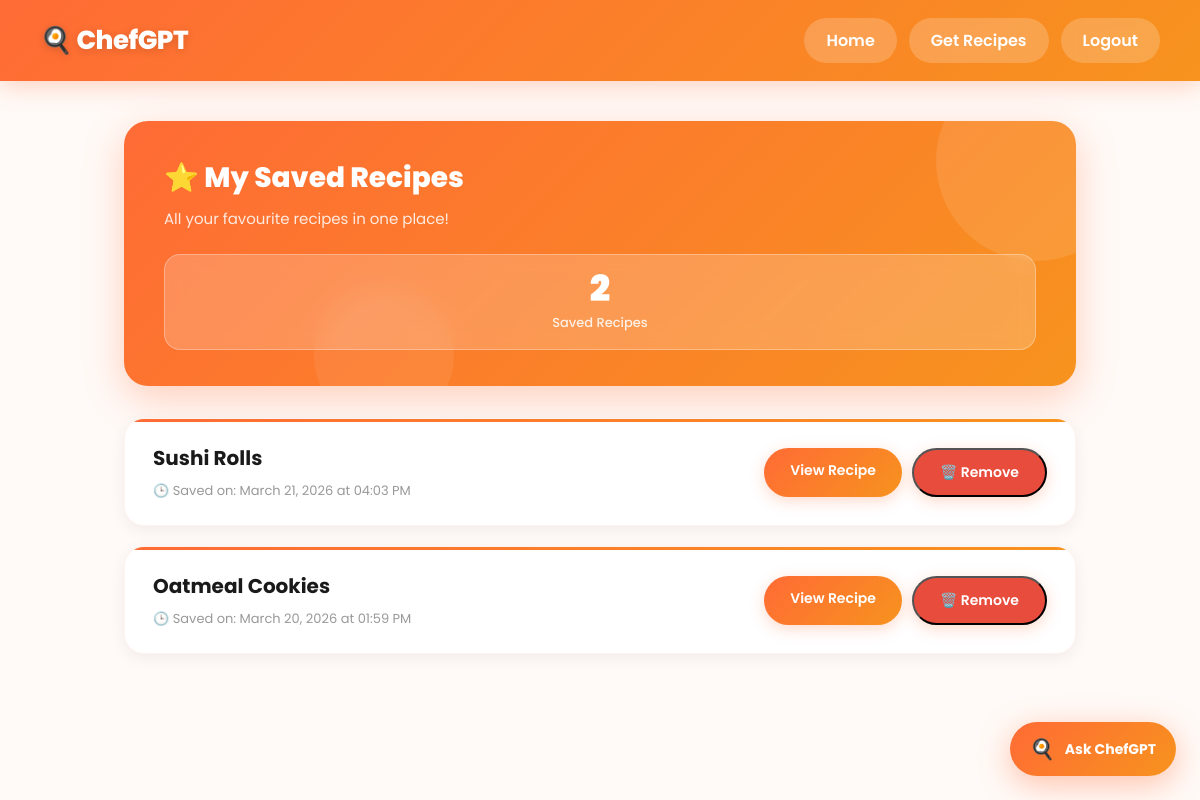
The app's page /saved-recipes (signed in), older data.
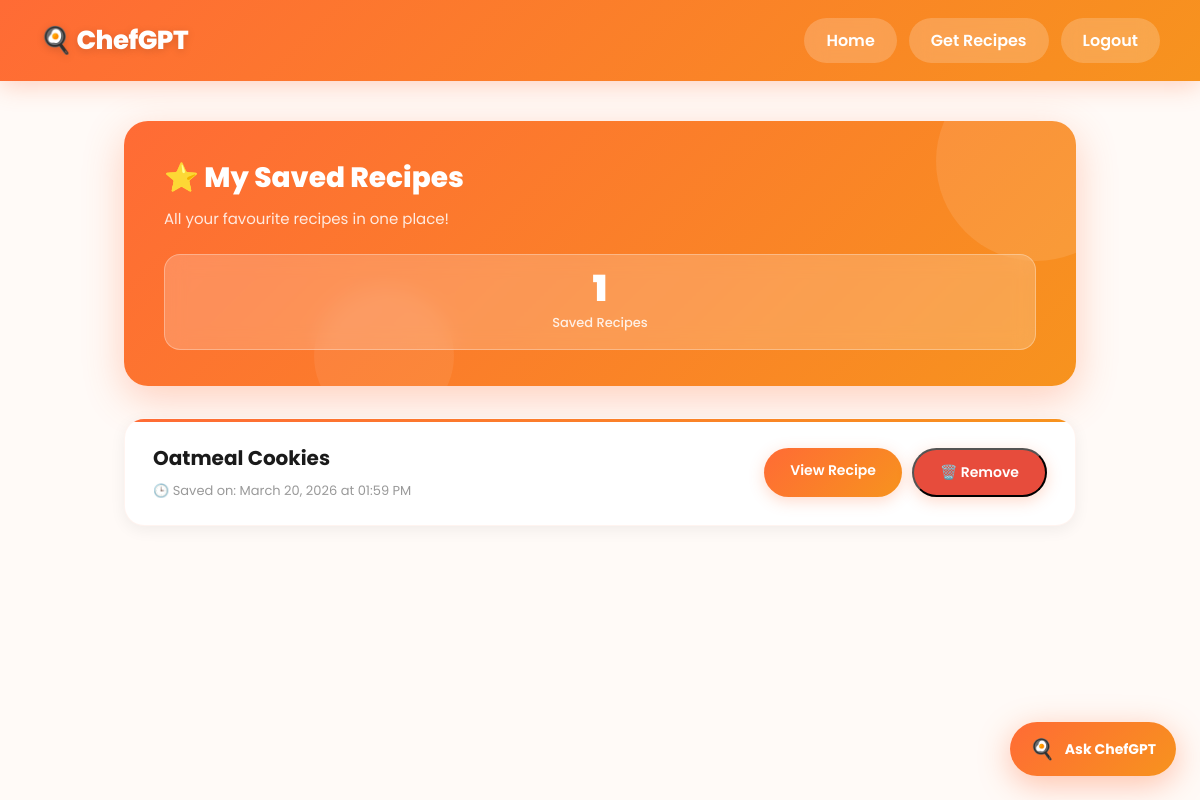
The same page, newer data.
### app.py (models this page shows)
class SavedRecipe(db.Model):
    __tablename__ = 'saved_recipes'
    id = db.Column(db.Integer, primary_key=True)
    user_id = db.Column(db.Integer, db.ForeignKey('user.id'), nullable=False)
    recipe_id = db.Column(db.Integer, nullable=False)
    recipe_name = db.Column(db.String(200), nullable=False)
    saved_at = db.Column(db.DateTime, default=datetime.utcnow)
    user = db.relationship('User', backref='saved_recipes')

### app.py (the view)
@app.route("/saved-recipes")
@login_required
def saved_recipes():
    saved = SavedRecipe.query.filter_by(user_id=current_user.id)\
        .order_by(SavedRecipe.saved_at.desc()).all()
    return render_template("saved_recipes.html", recipes=saved)

### app.py (called while the page is built)
@login_manager.user_loader
def load_user(user_id):
    return User.query.get(int(user_id))

### templates/saved_recipes.html (shortened to what this page needs)
<!DOCTYPE html>
<html lang="en">
<head>
    <link rel="stylesheet" href="{{ url_for('static', filename='css/history.css') }}">
</head>
<body>
    <div class="navbar">
        <h1>🍳 ChefGPT</h1>
        <div class="nav-links">
            <a href="{{ url_for('dashboard') }}">Home</a>
            <a href="{{ url_for('recommend_page') }}">Get Recipes</a>
            <a href="{{ url_for('logout') }}">Logout</a>
        </div>
    </div>
    <div class="container">
        <div class="page-header">
            <h2>⭐ My Saved Recipes</h2>
            <p>All your favourite recipes in one place!</p>
            <div class="stats">
                <div class="stat-card">
                    <div class="stat-number">{{ recipes|length }}</div>
                    <div class="stat-label">Saved Recipes</div>
                </div>
            </div>
        </div>
        {% if recipes|length == 0 %}
            <div class="empty-state">
                <h3>💾 No Saved Recipes Yet</h3>
                <p>Browse recipes and hit Save to bookmark your favourites!</p>
                <a href="{{ url_for('dashboard') }}">Browse Recipes</a>
            </div>
        {% else %}
            {% for saved in recipes %}
                 <div class="recipe-card">
        <div class="recipe-info">
            <h3>{{ saved.recipe_name }}</h3>
            <div class="cooked-date">
                🕒 Saved on: {{ saved.saved_at.strftime('%B %d, %Y at %I:%M %p') }}
            </div>
        </div>
        <div style="display:flex; gap:10px;">
            <a href="{{ url_for('recipe_detail', recipe_id=saved.recipe_id) }}" class="view-btn">
                View Recipe
            </a>
            <button class="view-btn" style="background:#e74c3c;" onclick="unsave({{ saved.recipe_id }}, this)">
                🗑️ Remove
            </button>
        </div>
    </div>
            {% endfor %}
        {% endif %}
    </div>
{% include 'partials/floating_chat.html' %}
</body>
</html>

### templates/partials/floating_chat.html (shortened to what this page needs)
<div id="chat-bubble" onclick="openChat()"
  style="position:fixed; bottom:24px; right:24px; z-index:9998;
         display:flex; align-items:center; gap:10px;
         background:linear-gradient(135deg, #ff6b35, #f7931e);
         padding:12px 20px; border-radius:999px;
         box-shadow:0 8px 32px rgba(255,107,53,0.4);
         cursor:pointer; transition:all 0.3s;">
  <span style="font-size:20px;">🍳</span>
  <span style="color:white; font-weight:700; font-size:14px;">Ask ChefGPT</span>
</div>

### static/css/history.css (style rules this page uses)
*, *::before, *::after { margin: 0; padding: 0; box-sizing: border-box; font-family: 'Poppins', sans-serif; }
body { background: #FFFAF7; min-height: 100vh; color: #1A1A1A; }
.navbar { background: linear-gradient(135deg, #FF6B35 0%, #F7931E 100%); padding: 18px 40px; color: white; display: flex; justify-content: space-between; align-items: center; box-shadow: 0 4px 24px rgba(255, 107, 53, 0.3); position: sticky; top: 0; z-index: 100; }
.navbar h1 { font-size: 26px; font-weight: 800; letter-spacing: -0.5px; text-shadow: 0 2px 8px rgba(0,0,0,0.15); }
.nav-links { display: flex; gap: 12px; }
.navbar a { color: white; text-decoration: none; padding: 10px 22px; background: rgba(255,255,255,0.2); border-radius: 25px; transition: all 0.3s ease; font-weight: 600; backdrop-filter: blur(10px); }
.container { max-width: 1000px; margin: 40px auto; padding: 0 24px; }
.page-header { background: linear-gradient(135deg, #FF6B35 0%, #F7931E 100%); padding: 36px 40px; border-radius: 24px; margin-bottom: 32px; position: relative; overflow: hidden; box-shadow: 0 12px 40px rgba(255, 107, 53, 0.3); }
.page-header::before { content: ''; position: absolute; top: -60px; right: -60px; width: 200px; height: 200px; background: rgba(255,255,255,0.1); border-radius: 50%; }
.page-header::after { content: ''; position: absolute; bottom: -40px; left: 20%; width: 140px; height: 140px; background: rgba(255,255,255,0.07); border-radius: 50%; }
.page-header h2 { color: white; font-size: 28px; font-weight: 800; margin-bottom: 8px; position: relative; z-index: 1; }
.page-header p { color: rgba(255,255,255,0.85); font-size: 15px; position: relative; z-index: 1; }
.stats { display: flex; gap: 16px; margin-top: 24px; position: relative; z-index: 1; }
.stat-card { background: rgba(255,255,255,0.2); backdrop-filter: blur(10px); border: 1px solid rgba(255,255,255,0.3); padding: 16px 24px; border-radius: 16px; flex: 1; text-align: center; transition: all 0.3s ease; }
.stat-number { font-size: 36px; font-weight: 900; color: white; line-height: 1; margin-bottom: 6px; }
.stat-label { color: rgba(255,255,255,0.85); font-size: 13px; font-weight: 500; }
.recipe-card { background: white; padding: 24px 28px; border-radius: 20px; box-shadow: 0 4px 16px rgba(0,0,0,0.06); margin-bottom: 20px; display: flex; justify-content: space-between; align-items: center; gap: 20px; transition: all 0.4s cubic-bezier(0.4, 0, 0.2, 1); border: 1px solid rgba(255, 107, 53, 0.07); position: relative; overflow: hidden; }
.recipe-card::before { content: ''; position: absolute; top: 0; left: 0; right: 0; height: 3px; background: linear-gradient(90deg, #FF6B35, #F7931E); }
.recipe-info h3 { color: #1A1A1A; font-size: 20px; font-weight: 700; margin-bottom: 8px; }
.cooked-date { color: #999; font-size: 13px; margin-top: 6px; font-weight: 400; }
.view-btn { padding: 12px 26px; background: linear-gradient(135deg, #FF6B35 0%, #F7931E 100%); color: white; text-decoration: none; border-radius: 25px; font-size: 14px; font-weight: 600; white-space: nowrap; transition: all 0.3s ease; box-shadow: 0 4px 15px rgba(255, 107, 53, 0.25); flex-shrink: 0; }

Row changes from the older to the newer data that the page shows:
removed SavedRecipe: recipe_name "Sushi Rolls", saved_at "March 21, 2026 at 04:03 PM"
Text that changed along with them:
{{ recipes|length }}: "2" → "1"
